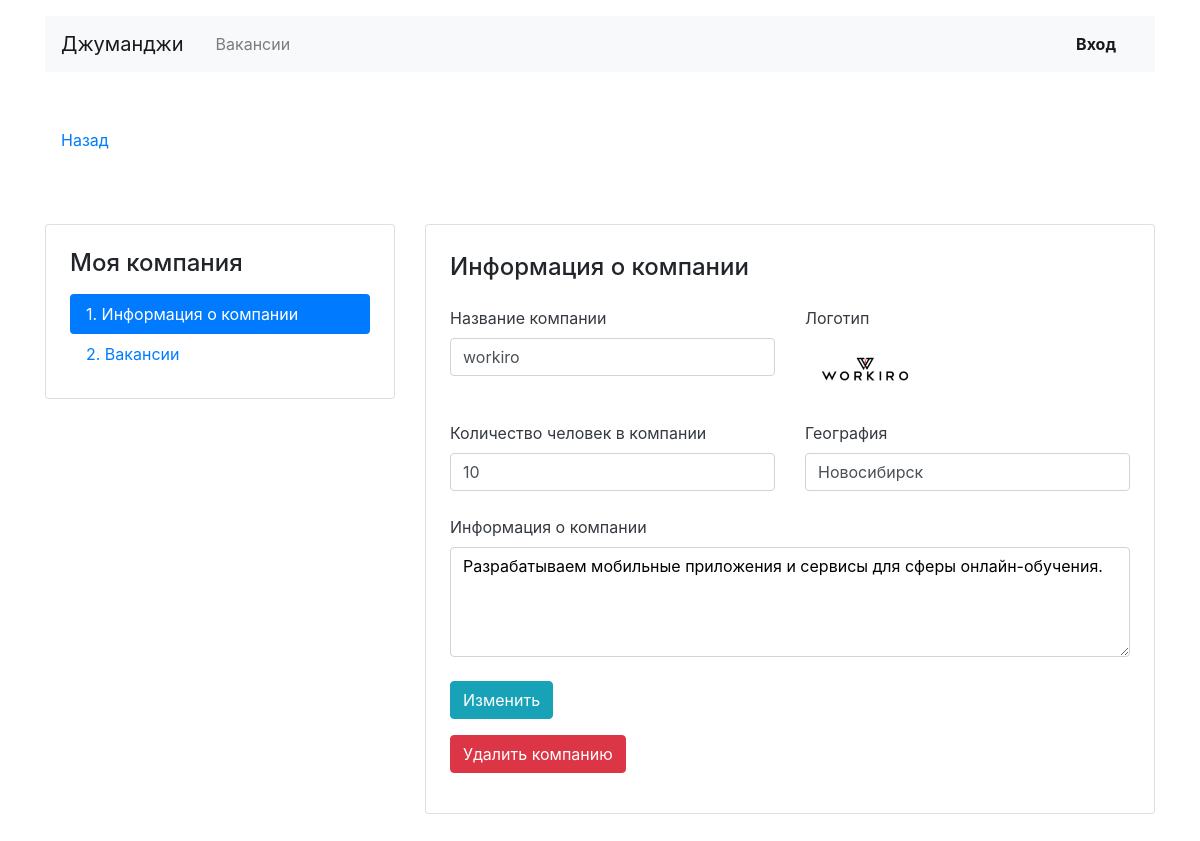
The page /user/company/1 on the database as committed earlier.
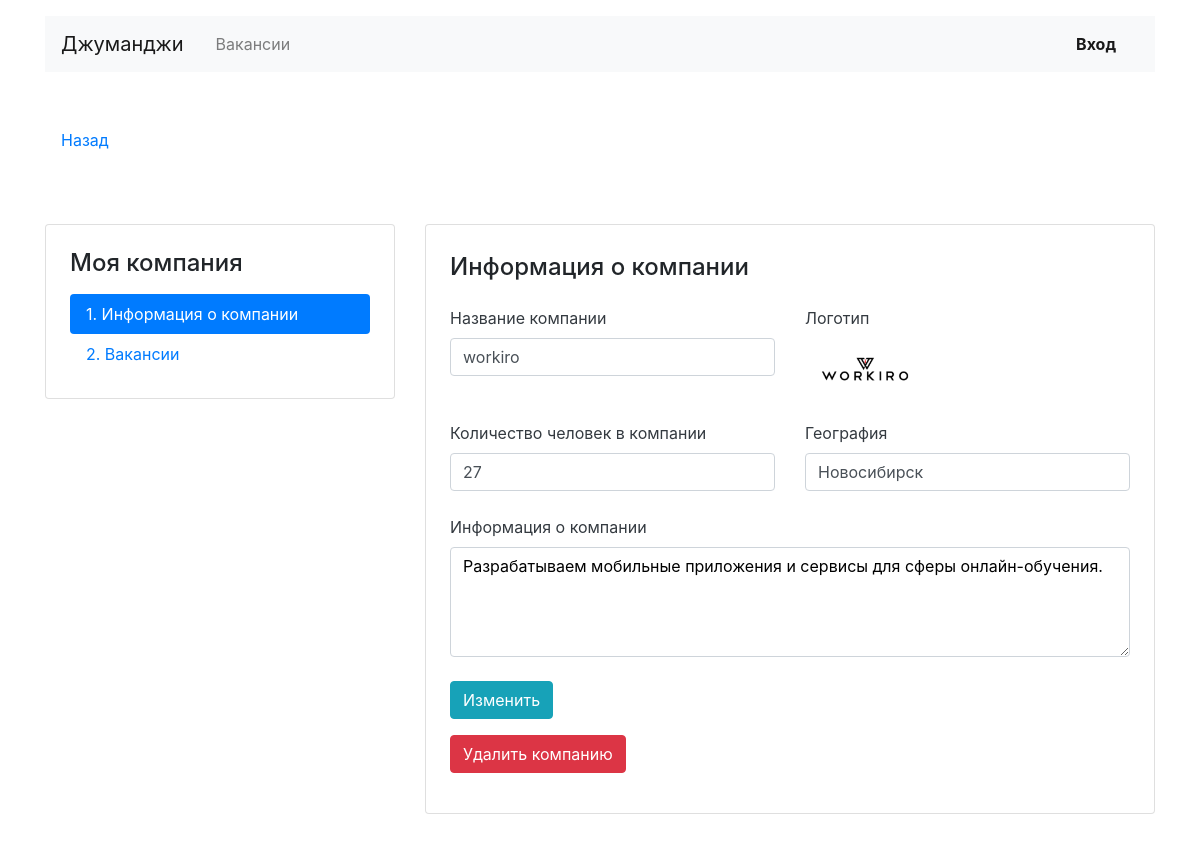
The same page on the database as committed later.
### JunJob/models.py (models this page shows)
class Company(models.Model):
    name = models.CharField(max_length=45)
    location = models.CharField(max_length=30)
    logo = models.ImageField(upload_to=settings.MEDIA_COMPANY_IMAGE_DIR, max_length=500000)
    description = models.TextField()
    employee_count = models.IntegerField()
    owner = models.OneToOneField(User, on_delete=models.CASCADE, related_name='company', null=True)

### JunJob/Views/views_company.py (the view)
# urls.py: path('user/company/<int:pk>', views_company.UserCompany.as_view(), name='user_company'),
class UserCompany(DetailView):
    model = models.Company
    context_object_name = 'company'
    template_name = 'about_company/MyCompany.html'

### JunJob/templates/about_company/MyCompany.html
{% extends 'base.html' %}
{% block container %}
  <main class="container mt-3 pb-5">
      <div class="navbar mt-5">
          <p><a href="javascript:history.back()">Назад</a></p>
      </div>
    <div class="row mt-5">
      <div class="col-12 col-lg-4">
        <aside class="pt-3 pb-4 px-4 mb-5 card">
          <h1 class="h4 pt-2 pb-2">Моя компания</h1>
          <div class="nav flex-column nav-pills">
            <a class="nav-link active" href="{% url 'user_company' request.user.company.id %}">1. Информация о&nbsp;компании</a>
            <a class="nav-link" href="{% url 'my_vacancies' %}">2. Вакансии</a>
          </div>
        </aside>
      </div>
      <div class="col-12 col-lg-8">
        <div class="card">
          <div class="card-body px-4 pb-4">
            <section class="tab-pane fade show active">
              <h2 class="h4 pt-2 pb-3">Информация о&nbsp;компании</h2>
              <form enctype="multipart/form-data">
                   <div class="row">
                  <div class="col-12 col-md-6">
                    <div class="form-group pb-2">
                      <label class="mb-2 text-dark">Название компании</label>
                      <input class="form-control" type="text" value="{{ company.name }}">
                    </div>
                  </div>
                  <div class="col-12 col-md-6">
                    <div class="form-group">
                      <label class="mb-2 text-dark">Логотип</label>
                      <div class="row align-items-center">
                        <div class="col-6">
                          <img src="{{ company.logo.url }}" alt="" style="max-width: 120px;height: auto;">
                        </div>
                      </div>
                    </div>
                  </div>
                </div>
                <div class="row">
                  <div class="col-12 col-md-6">
                    <div class="form-group pb-2">
                      <label class="mb-2 text-dark">Количество человек в компании</label>
                      <input class="form-control" type="text" value="{{ company.employee_count }}">
                    </div>
                  </div>
                  <div class="col-12 col-md-6">
                    <div class="form-group pb-2">
                      <label class="mb-2 text-dark">География</label>
                      <input class="form-control" type="text" value="{{ company.location }}">
                    </div>
                  </div>
                </div>
                <div class="form-group pb-2">
                  <label class="mb-2 text-dark" for="companyInfo">Информация о&nbsp;компании</label>
                  <textarea class="form-control" rows="4" id="companyInfo"
                            style="color:#000;">{{ company.description }}</textarea>
                </div>
                  <div class="form-group">
                      <a class="btn btn-info" href="{% url 'my_company_edit' company.id %}">Изменить</a>
                  </div>
                  <div class="form-group">
                      <a class="btn btn-danger" href="{% url 'delete_company' %}">Удалить компанию</a>
                  </div>
              </form>
            </section>
          </div>
        </div>
      </div>
    </div>
  </main>
{% endblock %}

Rows that differ between the two databases and show on the page:
changed Company "workiro": employee_count "10" → "27"
